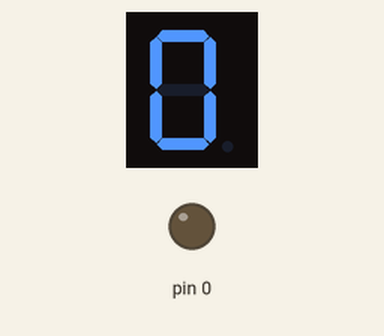
The sketch below on a simulated Arduino Uno, built with avr-gcc and run on an emulated ATmega328P. On the bench: 1-digit seven-segment display, output pins drawn as LEDs (lit = HIGH). Wiring (inferred from the names in the program): 1-digit 7-segment display, segments lit when HIGH: segments pin 3, pin 4, pin 5, pin 6, pin 7, pin 8, pin 9, pin 10. The segment pins are drawn as the display they are named for; pins used as bus, display or sensor lines are not drawn.

Above: at 0.1 s.
At 1.1 s:
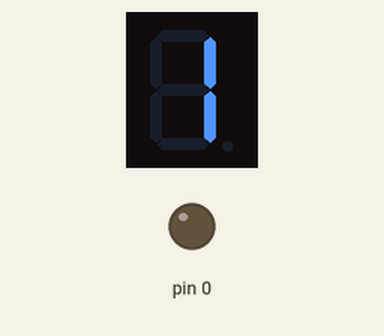
At 3.1 s:
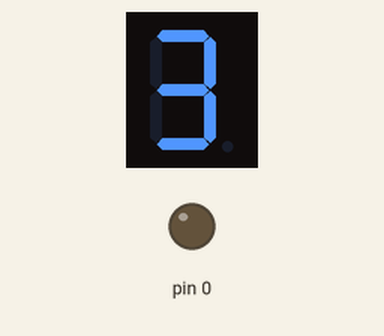
At 6.1 s:
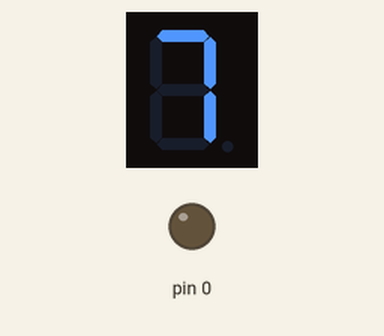
At 10.6 s:
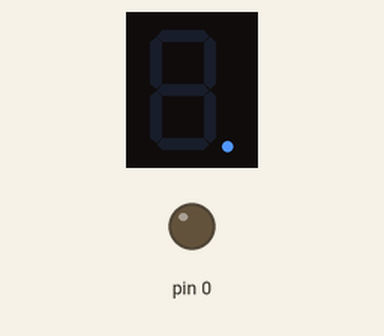
At 15.6 s:
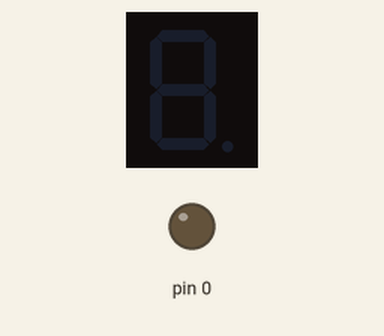

Measured:
- by itself, everything shown: repeats every 16.5 s, in 27 steps
- what the display in image 1 shows lasts 0.5 s, from 1.0 s to 1.5 s
- what the display in image 4 shows lasts 1.0 s, from 10.5 s to 11.5 s

The sketch:

svn-seg.ino
```cpp
# include <arduino.h>
#include <string.h>
int a=3;
int b=4;
int c=5;
int d=6;
int e=7;
int f=8;
int g=9;
int h=10;


void setup() {
  pinMode(a,OUTPUT);
  pinMode(b,OUTPUT);
  pinMode(c,OUTPUT);
  pinMode(d,OUTPUT);
  pinMode(e,OUTPUT);
  pinMode(f,OUTPUT);
  pinMode(g,OUTPUT);
  pinMode(h,OUTPUT);
    pinMode(0,OUTPUT);

}

void loop() {


zero();
delay(500);
off();
delay(500);
one();
delay(500);
off();
delay(500);
nine();
delay(500);
off();
delay(500);
three();
delay(500);
off();
delay(500);
six();
delay(500);
off();
delay(500);
zero();
delay(500);
off();
delay(500);
seven();
delay(500);
off();
delay(500);
zero();
delay(500);
off();
delay(500);
eight();
delay(500);
off();
delay(500);
eight();
delay(500);
off();
delay(500);
zero();
delay(500);

 dot();
 dot();
 dot();

}
void all(){
  zero();
  delay(500);
  one();
  delay(500);
  two();
  delay(500);
  three();
  delay(500);
  four();
  delay(500);
  five();
  delay(500);
  six();
  delay(500);
  seven();
  delay(500);
  eight();
  delay(500);
  nine();
  delay(500);
  }

void odd(){
  one();
  delay(500);

  three();
  delay(500);

  five();
  delay(500);

  seven();
  delay(500);

  nine();
  delay(500);

}

void even(){
  two();
  delay(500);

  four();
  delay(500);

  six();
  delay(500);

  eight();
  delay(500);

  }


void dash(){
  digitalWrite(a,LOW);
  digitalWrite(b,LOW);
  digitalWrite(c,LOW);
  digitalWrite(d,LOW);
  digitalWrite(e,LOW);
  digitalWrite(f,LOW);
  digitalWrite(g,HIGH);
  delay(100);

  digitalWrite(h,LOW);

  }

  void off(){
  digitalWrite(a,LOW);
  digitalWrite(b,LOW);
  digitalWrite(c,LOW);
  digitalWrite(d,LOW);
  digitalWrite(e,LOW);
  digitalWrite(f,LOW);
  digitalWrite(g,LOW);
    digitalWrite(h,LOW);

  }


void zero(){
  digitalWrite(a,HIGH);
  digitalWrite(b,HIGH);
  digitalWrite(c,HIGH);
  digitalWrite(d,HIGH);
  digitalWrite(e,HIGH);
  digitalWrite(f,HIGH);
  digitalWrite(g,LOW);
    digitalWrite(h,LOW);

  }

void one(){
  digitalWrite(a,LOW);
  digitalWrite(b,HIGH);
  digitalWrite(c,HIGH);
  digitalWrite(d,LOW);
  digitalWrite(e,LOW);
  digitalWrite(f,LOW);
  digitalWrite(g,LOW);
    digitalWrite(h,LOW);

  }

void two(){
  digitalWrite(a,HIGH);
  digitalWrite(b,HIGH);
  digitalWrite(c,LOW);
  digitalWrite(d,HIGH);
  digitalWrite(e,HIGH);
  digitalWrite(f,LOW);
  digitalWrite(g,HIGH);
    digitalWrite(h,LOW);

  }

void three(){
  digitalWrite(a,HIGH);
  digitalWrite(b,HIGH);
  digitalWrite(c,HIGH);
  digitalWrite(d,HIGH);
  digitalWrite(e,LOW);
  digitalWrite(f,LOW);
  digitalWrite(g,HIGH);
    digitalWrite(h,LOW);

  }

void four(){
  digitalWrite(a,LOW);
  digitalWrite(b,HIGH);
  digitalWrite(c,HIGH);
  digitalWrite(d,LOW);
  digitalWrite(e,LOW);
  digitalWrite(f,HIGH);
  digitalWrite(g,HIGH);
    digitalWrite(h,LOW);

  }

void five(){
  digitalWrite(a,HIGH);
  digitalWrite(b,LOW);
  digitalWrite(c,HIGH);
  digitalWrite(d,HIGH);
  digitalWrite(e,LOW);
  digitalWrite(f,HIGH);
  digitalWrite(g,HIGH);
    digitalWrite(h,LOW);

  }

void six(){
  digitalWrite(a,HIGH);
  digitalWrite(b,LOW);
  digitalWrite(c,HIGH);
  digitalWrite(d,HIGH);
  digitalWrite(e,HIGH);
  digitalWrite(f,HIGH);
  digitalWrite(g,HIGH);
    digitalWrite(h,LOW);

  }

void seven(){
  digitalWrite(a,HIGH);
  digitalWrite(b,HIGH);
  digitalWrite(c,HIGH);
  digitalWrite(d,LOW);
  digitalWrite(e,LOW);
  digitalWrite(f,LOW);
  digitalWrite(g,LOW);
  }

void eight(){
  digitalWrite(a,HIGH);
  digitalWrite(b,HIGH);
  digitalWrite(c,HIGH);
  digitalWrite(d,HIGH);
  digitalWrite(e,HIGH);
  digitalWrite(f,HIGH);
  digitalWrite(g,HIGH);
    digitalWrite(h,LOW);

  }

void nine(){
  digitalWrite(a,HIGH);
  digitalWrite(b,HIGH);
  digitalWrite(c,HIGH);
  digitalWrite(d,HIGH);
  digitalWrite(e,LOW);
  digitalWrite(f,HIGH);
  digitalWrite(g,HIGH);
  digitalWrite(h,LOW);

  }

void dot(){
  digitalWrite(a,LOW);
  digitalWrite(b,LOW);
  digitalWrite(c,LOW);
  digitalWrite(d,LOW);
  digitalWrite(e,LOW);
  digitalWrite(f,LOW);
  digitalWrite(g,LOW);

  digitalWrite(h,HIGH);
  delay(1000);
  digitalWrite(h,LOW);
  delay(1000);

  }
```
